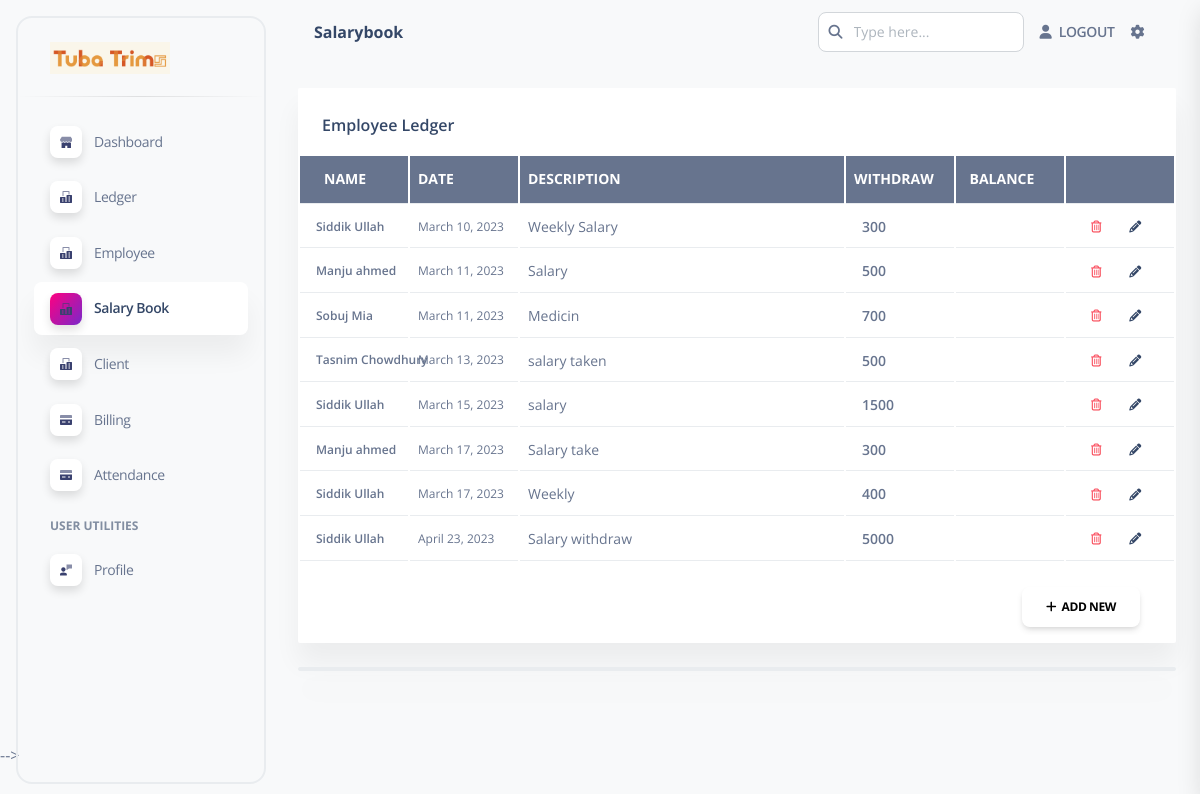
The page /employee/ledger?page=1 (signed in) on the database its author committed.
### apps/home/models.py (models this page shows)
class SalaryBook(models.Model):
    employee = models.ForeignKey(Employee, on_delete=models.PROTECT)
    date = models.DateField()
    description = models.TextField(null=True)
    withdraw = models.IntegerField()
    class Meta:
        ordering = ['id']

class Employee(models.Model):
    emp_id = models.CharField(primary_key=True, max_length=20)
    name = models.CharField(max_length=50)
    phone = models.CharField(max_length=15)
    age = models.PositiveIntegerField()
    GENDER_CHOICES = (
        ('M', 'Male'),
        ('F', 'Female'),
    )
    gender = models.CharField(max_length=1, choices=GENDER_CHOICES, null=True)
    address = models.CharField(max_length=100)
    salary = models.IntegerField()
    g_name = models.CharField(max_length=50, null=True, )
    g_phone = models.CharField(max_length=15, null=True)
    def __str__(self):
        return self.emp_id

### apps/home/views.py (the view, shortened to what this page needs)
# urls.py: path('employee/ledger', views.employee_salarybook, name='employee_ledger'),
@login_required(login_url="/login/")
def employee_salarybook(request):
    employees = Employee.objects.all()
    SalaryBookData = SalaryBook.objects.all().order_by("date")
    paginator = Paginator(SalaryBookData, 30)
    page_number = request.GET.get('page')
    page_obj = paginator.get_page(page_number)
    context = {
        'page_obj': page_obj,
        'employees':employees,
        'segment': 'salarybook',
    }
    if not page_number:
        return redirect(f'/employee/ledger?page={paginator.num_pages}')
    return render(request, 'home/employee-ledger.html', context)

### apps/context_processors.py (called while the page is built)
def cfg_assets_root(request):
    return { 'ASSETS_ROOT' : settings.ASSETS_ROOT }

### apps/templates/home/employee-ledger.html (shortened to what this page needs)
{% extends 'layouts/base.html' %}
{% block content %}
  <div class="w-full px-6 py-6 mx-auto">
    <div class="flex flex-wrap -mx-3">
      <div class="flex-none w-full max-w-full px-3">
        <div class="relative flex flex-col min-w-0 mb-6 break-words bg-white border-0 border-transparent border-solid shadow-soft-xl rounded-sm bg-clip-border">
          <div class="p-6 pb-0 mb-2 bg-white border-b-0 border-b-solid rounded-t-2xl border-b-transparent">
            <h6>Employee Ledger</h6>
          </div>
          <div class="flex-auto px-0 pt-0 pb-2">
            <div class="p-0 overflow-x-auto">
              <table class="table-fixed items-center justify-center w-full mb-0 align-top border-gray-200 text-slate-500">
                <thead class="align-bottom text-white bg-slate-500">
                  <tr>
                    <th class="w-1/10 px-6 py-3 font-bold text-left uppercase align-middle bg-transparent border-b border-gray-200 shadow-none text-size-sm border-b-solid tracking-none whitespace-nowrap">Name</th>
                    <th class="w-1/10 px-6 py-3 pl-2 font-bold text-left uppercase align-middle bg-transparent border-b border-gray-200 shadow-none text-size-sm border-b-solid tracking-none whitespace-nowrap">Date</th>
                    <th class="w-3/10 px-6 py-3 pl-2 font-bold text-left uppercase align-middle bg-transparent border-b border-gray-200 shadow-none text-size-sm border-b-solid tracking-none whitespace-nowrap">Description</th>
                    <th class="w-1/10 px-6 py-3 pl-2 font-bold text-center uppercase align-middle bg-transparent border-b border-gray-200 shadow-none text-size-sm border-b-solid tracking-none whitespace-nowrap">Withdraw</th>
                    <th class="w-1/10 px-6 py-3 pl-2 font-bold text-center uppercase align-middle bg-transparent border-b border-gray-200 shadow-none text-size-sm border-b-solid tracking-none whitespace-nowrap">Balance</th>
                    <th class="w-1/10 px-6 py-3 font-semibold capitalize align-middle bg-transparent border-b border-gray-200 border-solid shadow-none tracking-none whitespace-nowrap"></th>
                  </tr>
                </thead>
                <tbody>
                {% for record in page_obj %}
                  <tr>
                    <td class="p-2 align-middle bg-transparent border-b whitespace-nowrap shadow-transparent">
                      <p class="px-2 mb-0 font-semibold leading-normal text-size-xs">{{ record.employee.name }}</p>
                    </td>
                    <td class="p-2 align-middle bg-transparent border-b whitespace-nowrap shadow-transparent">
                      <p class="mb-0 font-normal leading-normal text-size-xs">{{ record.date }}</p>
                    </td>
                    <td class="p-2 align-middle bg-transparent border-b whitespace-normal shadow-transparent">
                      <span class="font-normal leading-normal text-size-sm">{{ record.description }}</span>
                    </td>
                    <td class="py-2 px-4 align-middle bg-transparent border-b whitespace-nowrap shadow-transparent">
                        <span class="mr-2 font-semibold leading-tight text-size-sm">{{ record.withdraw }}</span>
                    </td>
                    <td class="py-2 px-4 align-middle bg-transparent border-b whitespace-nowrap shadow-transparent">
                  </td>
                    <td class="align-middle text-center bg-transparent border-b whitespace-nowrap shadow-transparent">
                        <a class="relative z-10 inline-block px-2 font-bold text-center text-transparent uppercase align-middle transition-all shadow-none cursor-pointer leading-pro text-size-xs ease-soft-in bg-150 bg-gradient-red hover:scale-102 bg-clip-text" href="{% url 'del_salarybook' record.id %}"><i class="mr-2 far fa-trash-alt bg-150 bg-clip-text"></i></a>
                        <a class="inline-block px-2 font-bold text-center uppercase align-middle transition-all bg-transparent border-0 rounded-lg shadow-none cursor-pointer leading-pro text-size-xs ease-soft-in bg-150 hover:scale-102 active:opacity-85 bg-x-25 text-slate-700" href="{% url 'update_salarybook' record.id %}"><i class="mr-2 fas fa-pencil-alt text-slate-700" aria-hidden="true" ></i></a>
                    </td>
                  </tr>
                {% endfor %}
                </tbody>
              </table>
              <div class="p-6 pb-0 mb-2 bg-white border-b-0 border-b-solid rounded-t-2xl border-b-transparent">
                <div class="flex-none max-w-full px-3 text-right">
                  <a class="show-modal inline-block px-6 py-3 font-bold text-center text-black uppercase align-middle transition-all bg-transparent rounded-lg cursor-pointer leading-pro text-size-xs ease-soft-in shadow-soft-md bg-150 hover:shadow-soft-xs active:opacity-85 hover:scale-102 tracking-tight-soft bg-x-25" href="javascript:;"> <i class="fas fa-plus"> </i>&nbsp;&nbsp;Add New</a>
                </div>
              </div>
            </div>
          </div>
        </div>
        <form role="form text-left" method="POST" autocomplete="off">
        <div class="relative flex flex-col min-w-0 mb-12 break-words bg-white border-2 border-slate-500 border-solid shadow-soft-xl rounded-sm bg-clip-border">
        </div>
        </form>
      </div>
    </div>
  </div>
{% endblock content %}

### apps/templates/home/employee-ledger.html (style rules this page uses)
.table-fixed { table-layout: fixed; }

### rows shown on the page
SalaryBook: employee.name "Siddik Ullah", date "March 10, 2023", description "Weekly Salary", withdraw "300"
SalaryBook: employee.name "Manju ahmed", date "March 11, 2023", description "Salary", withdraw "500"
SalaryBook: employee.name "Sobuj Mia", date "March 11, 2023", description "Medicin", withdraw "700"
SalaryBook: employee.name "Tasnim Chowdhury", date "March 13, 2023", description "salary taken", withdraw "500"
SalaryBook: employee.name "Siddik Ullah", date "March 15, 2023", description "salary", withdraw "1500"
SalaryBook: employee.name "Manju ahmed", date "March 17, 2023", description "Salary take", withdraw "300"
SalaryBook: employee.name "Siddik Ullah", date "March 17, 2023", description "Weekly", withdraw "400"
SalaryBook: employee.name "Siddik Ullah", date "April 23, 2023", description "Salary withdraw", withdraw "5000"

### other values the page prints
{{ segment }} "Salarybook"
